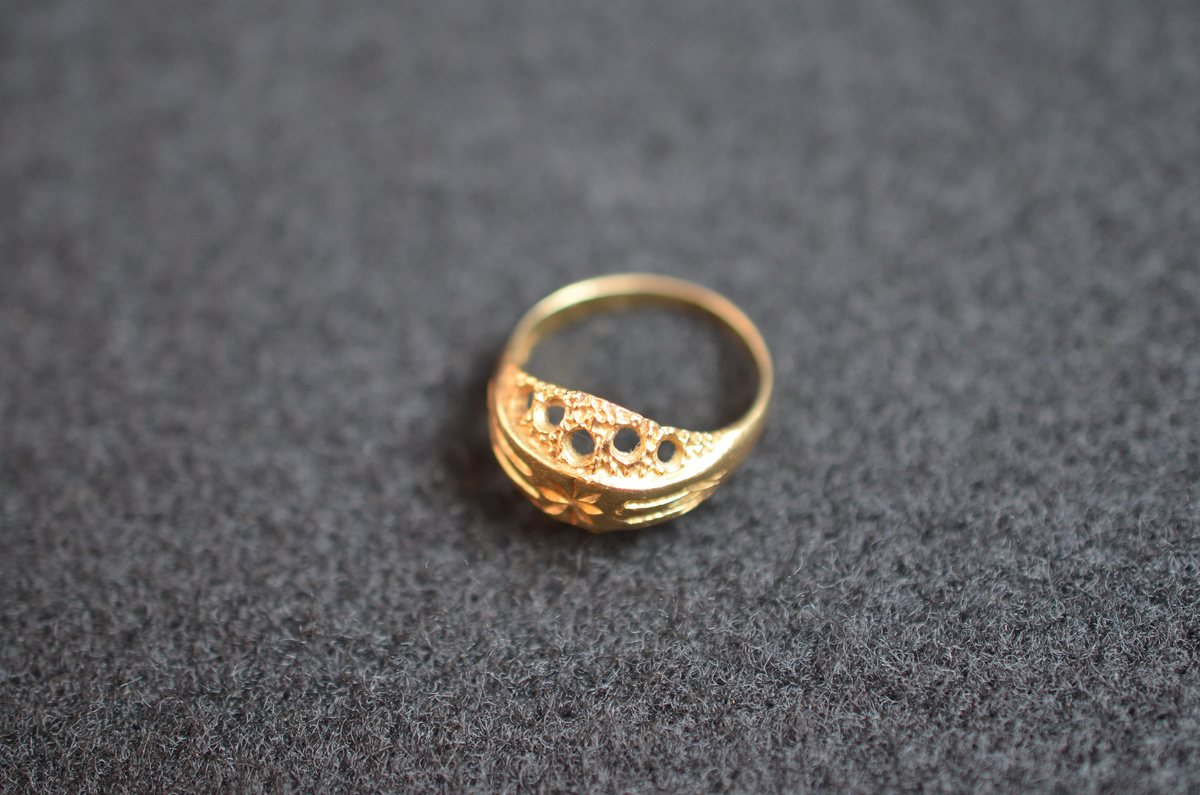
#> input picture tests/fixtures/photos/ring-01-full-plain-ground.jpg, 1200 x 795 px, given in place of ., which was not available
$ python -i hero_montage.py   (imports and definitions only)
#> lines starting #> are read from the running program, lines starting #| are printed output that depends on the picture; pictures that were not available may be replaced by others from this repository, and a replacement may not be noted
#!/usr/bin/env python3
"""HERO MONTAGE — compose the gallery frame from two or three prepped views.

The studied seller does this on roughly 18% of their listings (measured over
two random samples of their live heroes), and always for the same reason: one
frame cannot carry both what the thing IS and the one detail that sells it —
the maker's imprint, the piece open, the original box it came in. So the hero
carries both, and a scrolling buyer gets the whole story at thumbnail size.

Two forms, both taken from their listings:

  inset   the main view full-bleed, with a smaller panel dropped into a
          corner over it, white-bordered. Their choice when the second view is
          a DETAIL of the same object (a signature, a hallmark, a nib).
  split   two or three equal panels side by side. Their choice when the second
          view is a different STATE or a different OBJECT — knife open beside
          knife closed, pendant beside the box it came in.

Composes from `<shoot>/listing/` — the prepped, approved frames, never the
raw ones — so the montage inherits the orientation, crop and colour the
operator already signed off. Writes a proposal for review; `--apply` puts it
in `listing/` as the first file and (with --repoint) makes it the draft's
gallery image.

  propose <shoot> [--frames 1,4] [--layout auto|inset|split]
  apply   <shoot> [--frames ...] [--repoint]

Honesty note this tool cannot enforce: a montage must not imply the buyer
gets more than one item. Panels show ONE listing's contents. If two panels
look like two objects for sale, that is a misleading gallery image, and the
fix is a different pair of frames — see `prompts/prep.md`.
"""
from __future__ import annotations

import argparse
import statistics
import sys
from pathlib import Path

from PIL import Image, ImageOps

CANVAS = 1600                 # eBay serves the gallery image well above this
BG = (255, 255, 255)
HAIRLINE = (214, 214, 214)    # the faint edge their inset panels carry
MARGIN = 0.025                # canvas fraction: outer breathing room
GUTTER = 0.018                # canvas fraction: between split panels
INSET_W = 0.34                # canvas fraction: single inset panel width
THUMB_W = 0.26                # canvas fraction: each thumbnail in the two-up column
INSET_BORDER = 7              # px of white around an inset, then the hairline

IMAGE_EXT = {".jpg", ".jpeg", ".png", ".webp"}


# --------------------------------------------------------------------------
# frame measurement — which frames deserve the hero, and in what form
# --------------------------------------------------------------------------
# [48 lines left out: functions subject_fill, frame_geometry, hero_is_clipped, not called in this run]


def looks_whole(frac: float, touched: int) -> bool:
    """A frame that shows the object complete, with room around it."""
    return touched == 0 and 0.2 <= frac <= 0.9


# [10 lines left out: function _signature, not called in this run]


# A second thumbnail has to be at least this fraction as far from the first
# thumbnail as that one is from the main view. A fixed threshold cannot do this
# job: two shots of the same presentation box sat 28 apart while the main view
# was 50 away — plainly the same story, but above any floor low enough to be
# safe elsewhere. Judging the gap RELATIVE to the spread this shoot actually
# has is scale-free, and it is what rejects the duplicate box.
DISTINCT_ENOUGH = 0.6


def _distance(a: list[float], b: list[float]) -> float:
    return statistics.fmean([abs(x - y) for x, y in zip(a, b)])


# [66 lines left out: functions list_frames, choose_frames, not called in this run]


# --------------------------------------------------------------------------
# composition
# --------------------------------------------------------------------------
def _panel(im: Image.Image, box_w: int, box_h: int) -> Image.Image:
    """Fit an image inside a panel, centred on white — never cropped.

    Cropping here would undo a crop the operator already approved, and on a
    montage it is exactly how a defect ends up outside the gallery image.
    """
    fitted = ImageOps.contain(im.convert("RGB"), (box_w, box_h), Image.LANCZOS)
    panel = Image.new("RGB", (box_w, box_h), BG)
    panel.paste(fitted, ((box_w - fitted.width) // 2, (box_h - fitted.height) // 2))
    return panel


# [33 lines left out: function compose_split, not called in this run]


def quietest_corner(main: Image.Image, box: float = INSET_W) -> str:
    """Which corner of the hero has the least going on.

    An inset dropped on a fixed corner covers whatever happens to be there —
    on the goldstone earrings it landed squarely on the second earring. Score
    each corner by how far its pixels sit from the frame's backdrop reference
    and take the emptiest, so the panel lands on backdrop instead of on the
    item.
    """
    g = main.convert("RGB").resize((200, 200))
    px = g.load()
    band = 10
    ring = [px[x, y] for y in range(200) for x in range(200)
            if x < band or x >= 200 - band or y < band or y >= 200 - band]
    ref = statistics.median([0.299 * r + 0.587 * gg + 0.114 * b for r, gg, b in ring])
    side = min(int(200 * box) + 6, 150)
    spans = {
        "tl": (0, 0), "tr": (200 - side, 0),
        "bl": (0, 200 - side), "br": (200 - side, 200 - side),
    }
    busy = {}
    for name, (ox, oy) in spans.items():
        vals = [px[x, y] for y in range(oy, oy + side) for x in range(ox, ox + side)]
        lum = [0.299 * r + 0.587 * gg + 0.114 * b for r, gg, b in vals]
        busy[name] = sum(1 for v in lum if abs(v - ref) > 28)
    # ties go to bottom-right: it is where the seller puts it, and where a
    # buyer's eye lands last.
    return min(("br", "bl", "tr", "tl"), key=lambda c: busy[c])


def _chip(path: Path, width: int) -> Image.Image:
    """One bordered thumbnail: white mat, then a hairline, so a pale item does
    not float off a pale main frame."""
    with Image.open(path) as im:
        t = ImageOps.contain(im.convert("RGB"), (width, width), Image.LANCZOS)
    framed = Image.new("RGB", (t.width + 2 * INSET_BORDER,
                               t.height + 2 * INSET_BORDER), BG)
    framed.paste(t, (INSET_BORDER, INSET_BORDER))
    edge = Image.new("RGB", (framed.width + 2, framed.height + 2), HAIRLINE)
    edge.paste(framed, (1, 1))
    return edge


def compose_inset(paths: list[Path], canvas: int = CANVAS,
                  corner: str | None = None) -> Image.Image:
    """Main view full-bleed with ONE bordered detail panel dropped in a corner."""
#> called with canvas = 1600
    m = int(canvas * MARGIN)
    with Image.open(paths[0]) as im:
#> im is the input picture: PIL image 1200x795 RGB; mean R, G, B 97.6, 96.7, 99.2
        out = _panel(im, canvas, canvas)
#> in _panel, `panel = Image.new("RGB", (box_w, box_h), BG)`: panel: PIL image 1600x1600 RGB; every value is 255
#> in _panel, `panel.paste(fitted, ((box_w - fitted.width) // 2, (box_h - fitted.heig..`:
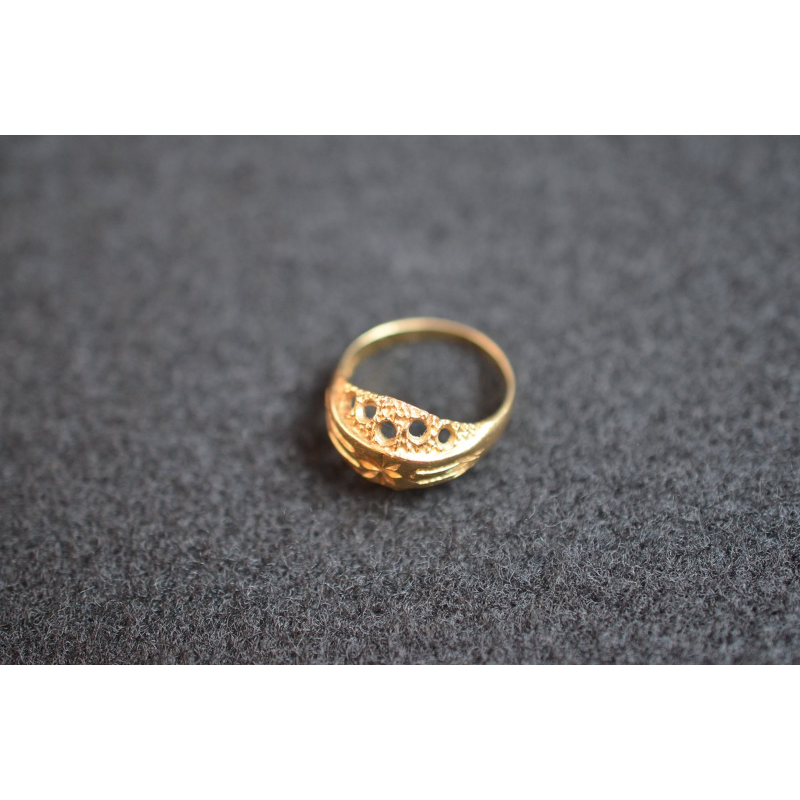
#> panel: PIL image 1600x1600 RGB (shown at 1/2 size); mean R, G, B 150.7, 150.1, 151.8
        if corner is None:
            corner = quietest_corner(im)
#> in quietest_corner, `g = main.convert("RGB").resize((200, 200))`:
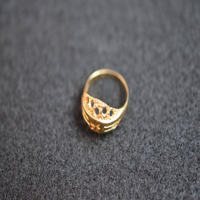
#> g: PIL image 200x200 RGB; mean R, G, B 97.6, 96.7, 99.1
#> in quietest_corner, `ring = [px[x, y] for y in range(200) for x in range(200) if x < band o..`: ring = 7600 items, first 6: (83, 84, 88), (81, 82, 86), (80, 80, 85), (80, 79, 84), (80, 79, 84), (80, 80, 85)
#> in quietest_corner, `ref = statistics.median([0.299 * r + 0.587 * gg + 0.114 * b for r, gg,..`: ref = 90.97
#> after the loop in quietest_corner, `for name, (ox, oy) in spans.items():`: busy = {'tl': 0, 'tr': 4, 'bl': 617, 'br': 316}
#> corner = 'tl'

    edge = _chip(paths[1], int(canvas * INSET_W))
#> in _chip, `framed = Image.new("RGB", (t.width + 2 * INSET_BORDER, t.height + 2 * ..`: framed: PIL image 558x374 RGB; every value is 255
#> in _chip, `framed.paste(t, (INSET_BORDER, INSET_BORDER))`:
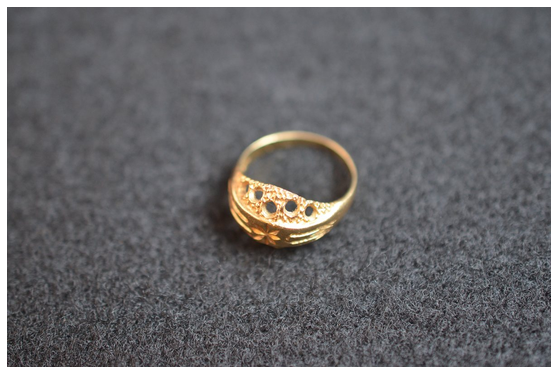
#> framed: PIL image 558x374 RGB; mean R, G, B 107.3, 106.4, 108.7
#> in _chip, `edge = Image.new("RGB", (framed.width + 2, framed.height + 2), HAIRLINE)`: edge: PIL image 560x376 RGB; every value is 214
#> in _chip, `edge.paste(framed, (1, 1))`:
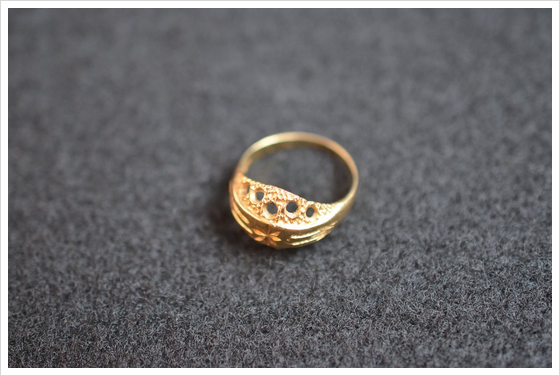
#> edge: PIL image 560x376 RGB; mean R, G, B 108.3, 107.4, 109.7
    x = m if corner in ("bl", "tl") else canvas - m - edge.width
#> x = 40
    y = m if corner in ("tl", "tr") else canvas - m - edge.height
#> y = 40
    out.paste(edge, (x, y))
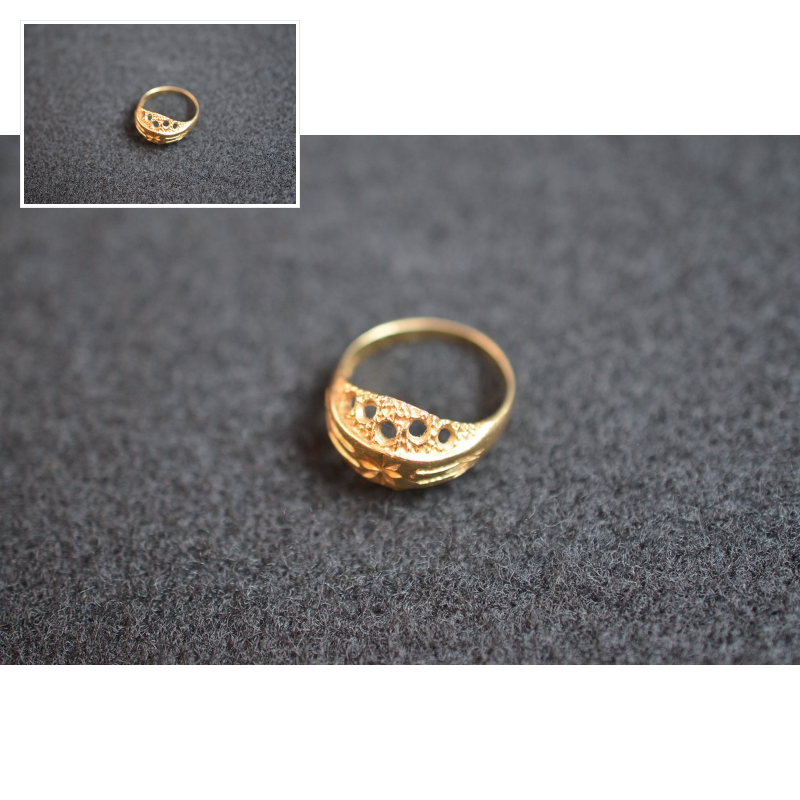
#> out: PIL image 1600x1600 RGB (shown at 1/2 size); mean R, G, B 143.7, 143, 144.7
    return out


# [213 lines left out: functions compose_inset2, compose, _resolve, _comparison_sheet, build_options, run and 1 more, not called in this run]


# [2 lines not run here, left out]

>>> result = compose_inset('../../tests/fixtures/photos/ring-01-full-plain-ground.jpg')
